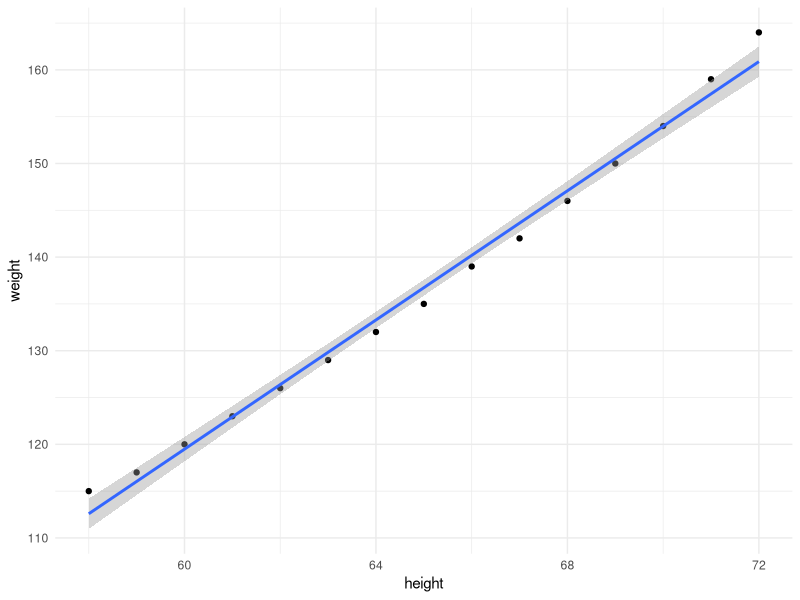
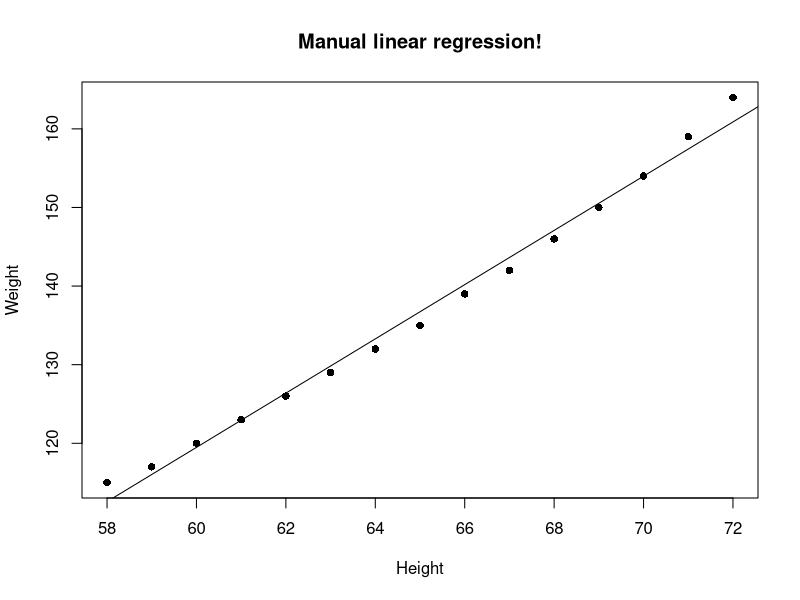
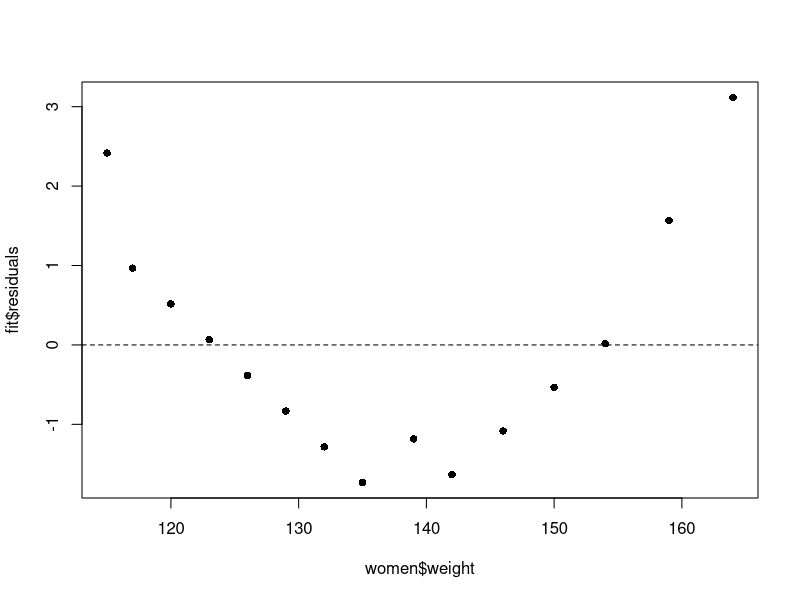
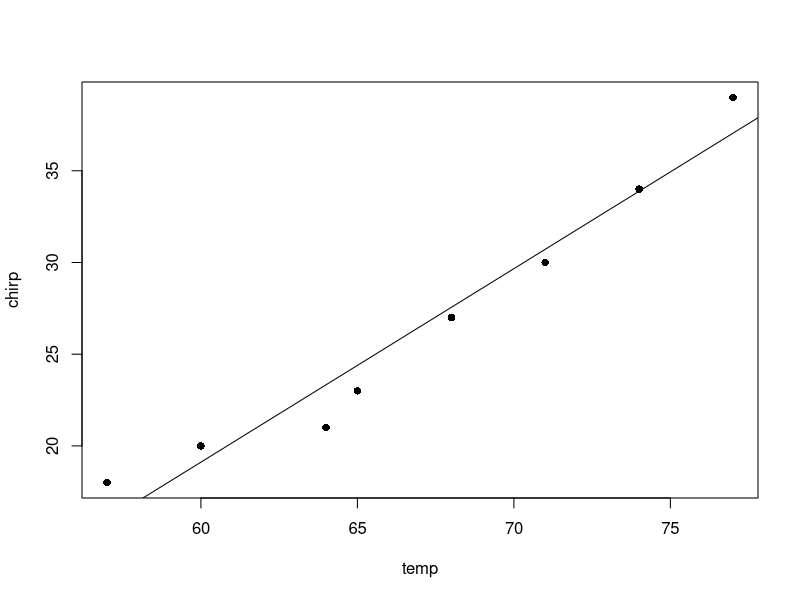
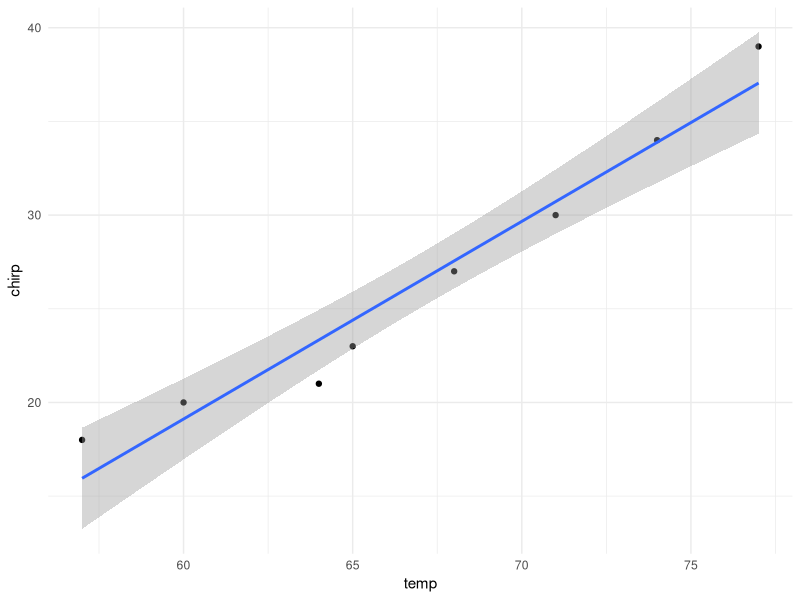
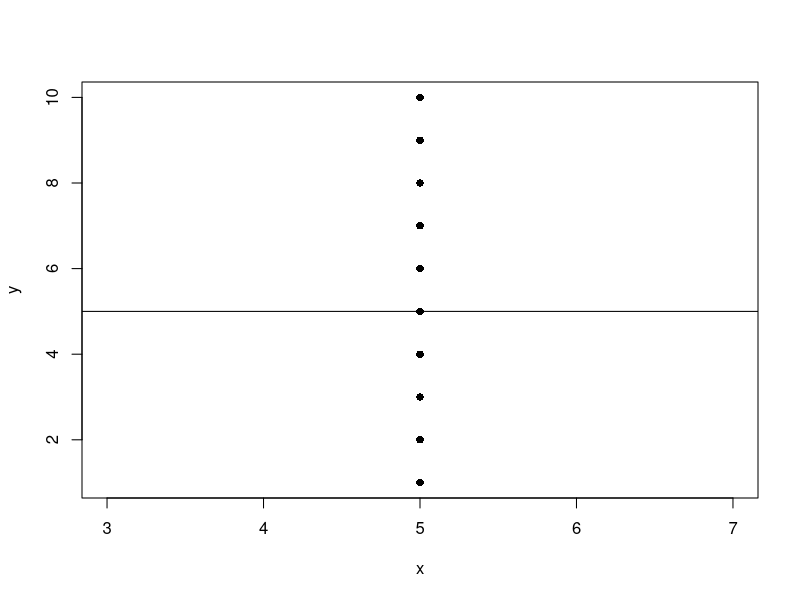
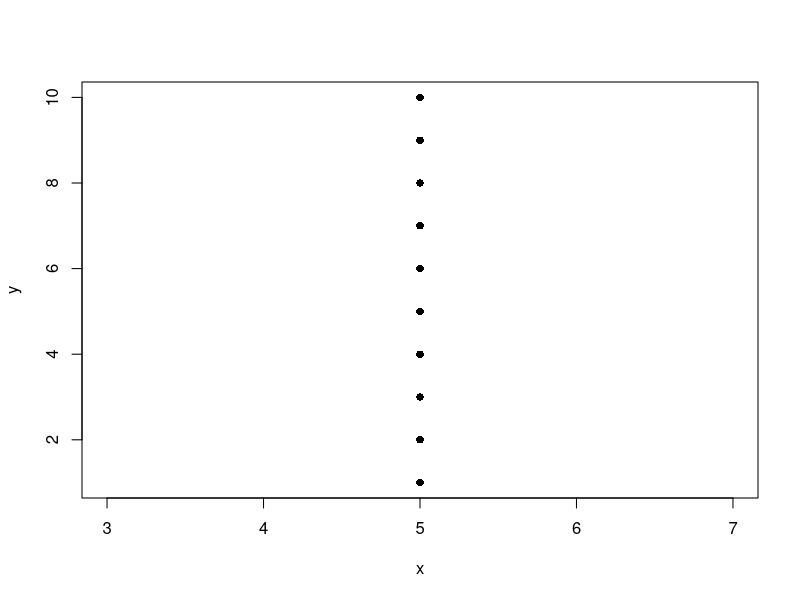

These charts were generated, in order, by the following R code: (Note: this script raises an error after producing the figures.)
## ---- chunk 1
library(tidyverse)
knitr::opts_chunk$set(echo = TRUE)
## ---- chunk 2
library(ggplot2)
head(women)
## ---- chunk 3
ggplot(women, aes(height, weight)) +
  geom_point() +
  geom_smooth(method = "lm") +
  theme_minimal()
## ---- chunk 4
slope <- function(x, y){
  mean_x <- mean(x)
  mean_y <- mean(y)
  top <- sum((x - mean_x)*(y-mean_y))
  bottom <- sum((x - mean_x)^2)
  top / bottom
}

# the slope formula is just
# covariance(x, y) / variance(x)
slope2 <- function(x, y){
  cov(x, y)/var(x)
}

intercept <- function(x, y, m){
  mean(y) - (m * mean(x))
}
## ---- chunk 5
(my_slope <- slope(women$height, women$weight))
(my_intercept <- intercept(women$height, women$weight, my_slope))

## ---- chunk 6
plot(women$height, women$weight, pch=16, xlab = "Height", ylab = "Weight", main = "Manual linear regression!")
abline(my_intercept, my_slope)
## ---- chunk 7
(fit <- lm(weight ~ height, women))
## ---- chunk 8
names(fit)
## ---- chunk 9
plot(women$weight, fit$residuals, pch=16)
abline(h = 0, lty = 2)
## ---- chunk 10
predict(fit, data.frame(height = 61))

predict(fit, data.frame(height = 80))
## ---- chunk 11
chirp <- c(18,20,21,23,27,30,34,39)
temp <- c(57,60,64,65,68,71,74,77)
## ---- chunk 12
mean(chirp)
mean(temp)
sd(chirp)
sd(temp)
cor(chirp,temp)
## ---- chunk 13
# formula for the slope m, response variable first
# m = r(sd(x) / sd(y))
(m <- cor(chirp,temp) * (sd(chirp)/sd(temp)))

# formula for intercept as above
# b = mean(y) - (m * mean(x))
mean(chirp) - (m * mean(temp))
## ---- chunk 14
lm(chirp~temp)
## ---- chunk 15
# in the form y = mx + b
# y = 1.055x - 44.177
model <- function(x){
   1.055 * x - 44.177
}

# how many chirps at 68 Fahrenheit using our linear model?
model(68)
model(77)
## ---- chunk 16
reg <- lm(chirp~temp)
predict(reg, data.frame(temp=68))
predict(reg, data.frame(temp=77))
## ---- chunk 17
summary(reg)$r.squared
## ---- chunk 18
summary(reg)
## ---- chunk 19
plot(temp, chirp, pch=16)
abline(reg)
## ---- chunk 20
library(ggplot2)

data.frame(temp = temp, chirp = chirp) |>
  ggplot(aes(temp, chirp)) +
  geom_point() +
  geom_smooth(method = "lm") +
  theme_minimal()
## ---- chunk 21
n <- 10
my_df <- data.frame(
  x = rep(5, n),
  y = 1:n
)

fit <- lm(x ~ y, my_df)
with(data = my_df, plot(x, y, pch=16))
abline(fit)
## ---- chunk 22
fit <- lm(y ~ x, my_df)
with(data = my_df, plot(x, y, pch=16))
abline(fit)
## ---- chunk 23
n <- 10
my_df <- data.frame(
  x = 1:n,
  y = 1:n
)

fit <- lm(x ~ y, my_df)
with(data = my_df, plot(x, y, pch=16))
abline(fit)
## ---- chunk 24
summary(fit)
## ---- chunk 25
n <- 10
set.seed(1984)
my_df <- data.frame(
  x = (1:n),
  y = (1:n) + rnorm(n, sd = 0.5),
  z = rnorm(n)
)

fit <- lm(x ~ y + z, my_df)
summary(fit)
